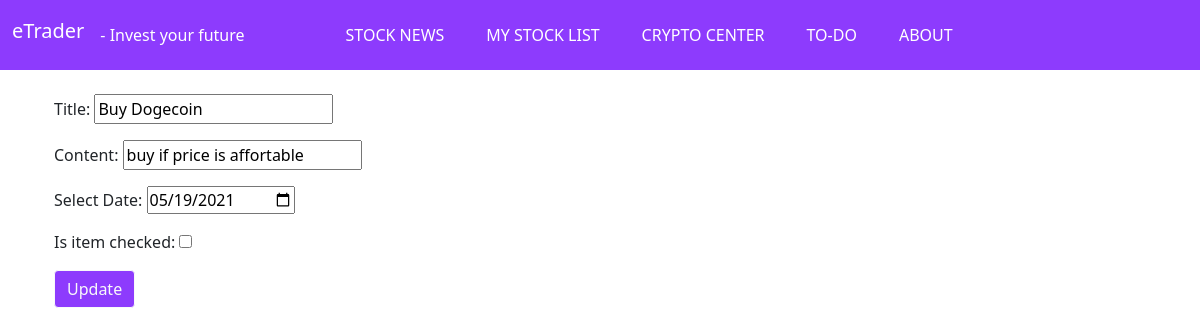
/to_do_item/16/update/, run on the app's committed database.
### stock/models.py (models this page shows, shortened)
class ToDoItem(models.Model):
    todo_id = models.AutoField(primary_key=True)
    title = models.CharField(max_length=20)
    content = models.CharField(max_length=200)
    creation_date = models.DateField()
    is_item_checked = models.BooleanField(default=False)
    def get_update_url(self):
        return reverse('to_do_item_update_url', kwargs={'pk': self.pk})

### stock/views.py (the view)
# urls.py: path('to_do_item/<int:pk>/update/', ToDoItemUpdate.as_view(), name='to_do_item_update_url'),
class ToDoItemUpdate(UpdateView):
    form_class = ToDoItemForm
    model = ToDoItem
    template_name = 'stock/todoitem_update.html'

### stock/forms.py (shortened to what this page needs)
class ToDoItemForm(forms.ModelForm):
    creation_date = forms.DateField(label='Select Date', widget=forms.DateInput(attrs={'type': 'date'}))
    class Meta:
        model = ToDoItem
        fields = ['todo_id', 'title', 'content', 'creation_date', 'is_item_checked']
    def __init__(self, *args, **kwargs):
        super().__init__(*args, **kwargs)

### stock/templates/stock/todoitem_update.html (shortened to what this page needs)
{% extends 'stock/base.html' %}
{% block content %}
    <div class="container">
        <div class="row">
            <form action="{{ todoitem.get_update_url }}"
                  method="post">
                    {{ form.as_p }}
                <button class="btn btn-outline-light" style="background-color: #8D3BFD;" type="submit">
                    Update
                </button>
            </form>
        </div>
    </div>
{% endblock %}

### data on the page
ToDoItem: title "Buy Dogecoin", content "buy if price is affortable", creation_date "05/19/2021"
